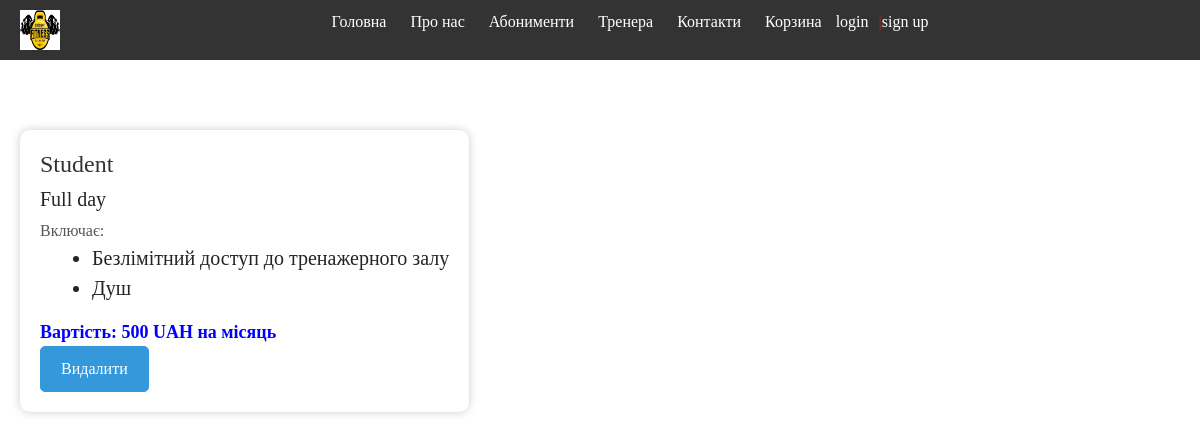
Page /basket/ on the earlier database version.
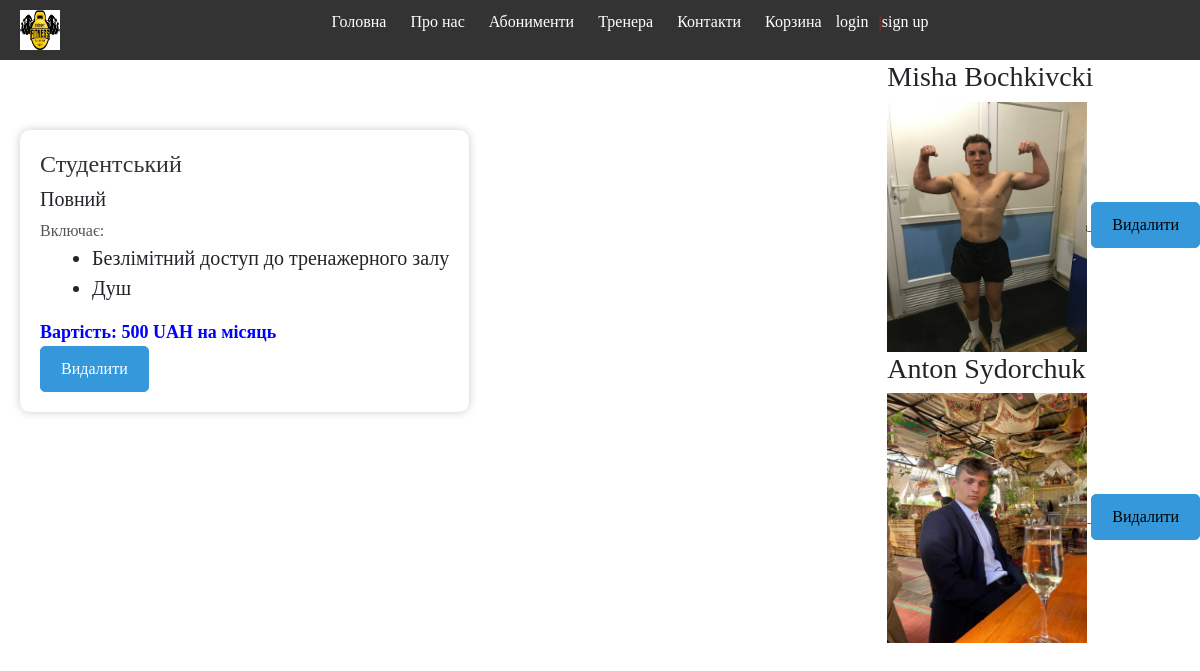
Same page on the later database version.
### store/models.py (models this page shows, shortened)
class BasketTicket(models.Model):
    user = models.ForeignKey(User, on_delete=models.CASCADE)
    ticket = models.ForeignKey(Ticket, on_delete=models.CASCADE)
    quantity = models.PositiveSmallIntegerField(default=0)
    created_timestamp = models.DateTimeField(auto_now_add=True)

class Ticket(models.Model):
    type = models.CharField(max_length=35)
    type_day = models.CharField(max_length=35)
    price = models.CharField(max_length=10)
    class Meta:
        verbose_name = 'Абонемент'
        verbose_name_plural = 'Абонементи'

class BasketCoach(models.Model):
    user = models.ForeignKey(User, on_delete=models.CASCADE)
    coach = models.ForeignKey(Coach, on_delete=models.CASCADE)
    quantity = models.PositiveSmallIntegerField(default=0)
    created_timestamp = models.DateTimeField(auto_now_add=True)

class Coach(models.Model):
    user = models.OneToOneField(User, on_delete=models.CASCADE)
    descriptions = models.TextField()
    image = models.ImageField(upload_to=None)
    price_per_training = models.CharField(max_length=10)
    slug = models.SlugField(unique=True, max_length=50)
    class Meta:
        verbose_name = 'Тренер'
        verbose_name_plural = 'Тренери'

class User(AbstractUser):
    email = models.EmailField(_("email address"), unique=True)
    USERNAME_FIELD = 'email'
    REQUIRED_FIELDS = ['username']

### store/views.py (the view)
# urls.py: path('basket/', BasketView.as_view(), name='basket'),
class BasketView(TemplateView):
    template_name = 'basket/basket.html'
    def get_context_data(self, *, object_list=None, **kwargs):
        context = super().get_context_data(**kwargs)
        context['title'] = 'Корзина'
        context['coach_basket'] = BasketCoach.objects.all()
        context['ticket_basket'] = BasketTicket.objects.all()
        return context

### templates/basket/basket.html
{% extends 'base.html' %}
{% block content %}
    <div class="ticket-basket-container">
        {% for ticket in ticket_basket %}
        <div class="abonement">
            <h1>{{ ticket.ticket.type }}</h1>
            <h5>{{ ticket.ticket.type_day }}</h5>
            <p>Включає:</p>
            <ul>
                <li>Безлімітний доступ до тренажерного залу</li>
                <li>Душ</li>
            </ul>
            <p class="price">Вартість: {{ticket.ticket.price}} UAH на місяць</p>
            <a href="{% url 'basket_remove' ticket.id %}" class="btn-delete-ticket">Видалити</a>
        </div>
    {% endfor %}
    </div>
    <div class="coach-basket-container">
        {% for coach in coach_basket %}
            <h3>{{ coach.coach.user.first_name }} {{ coach.coach.user.last_name }}</h3>
            <a href="#">
                <img class="coach-basket-image" src="{{ coach.coach.image.url }}">
            </a>
            <a href="{% url 'coach_delete' coach.id %}" class="btn-delete-ticket">Видалити</a>
        {% endfor %}
    </div>
{% endblock %}

### templates/base.html (shortened to what this page needs)
<!DOCTYPE html>
{% load static %}
<html lang="en">
<head>
    <link href="https://cdn.jsdelivr.net/npm/bootstrap@5.0.2/dist/css/bootstrap.min.css" rel="stylesheet">
    <link rel="stylesheet" href="{% static 'store/css/style.css' %}">
    <link rel="stylesheet" href="{% static 'store/css/style_coach.css' %}">
    <link rel="stylesheet" href="{% static 'store/css/style_ticket.css' %}">
    <link rel="stylesheet" href="{% static 'store/css/style_profile.css' %}">
    <link rel="stylesheet" href="{% static 'store/css/style_basket.css' %}">
    <link rel="stylesheet" href="{% static 'store/css/style_pay.css' %}">
</head>
<body>
     <header>
        <nav>
            <div class="image-container">
                <a href="{% url 'main' %}">
                    <img src="{% static 'store/img/logo.jpg' %}" class="nav-logo">
                </a>
            </div>
            <div class="main_nav">
                <ul>
                    <li><a href="{% url 'main' %}">Головна</a></li>
                    <li><a href="{% url 'about' %}">Про нас</a></li>
                    <li><a href="{% url 'ticket' %}">Абонименти</a></li>
                    <li><a href="{% url 'coach' %}">Тренера</a></li>
                    <li><a href="{% url 'contact' %}">Контакти</a></li>
                    <li><a href="{% url 'basket' %}">Корзина</a></li>
                    {% if user.is_authenticated %}
                        <li class="li-profile"><a href="{% url 'profile' %}">Профіль</a></li>
                    {% else %}
                        <li class="li-profile"><a href="{% url 'login' %}">login</a></li>|<li class="li-profile"><a href="{% url 'register' %}">sign up</a></li>
                    {% endif %}
                </ul>
            </div>
        </nav>
     </header>
    <main>
        {% block content %}
        {% endblock %}
    </main>
</body>
</html>

### store/static/store/css/style.css (style rules this page uses)
* { margin: 0; padding: 0; box-sizing: border-box; font-family: 'Times New Roman', serif; }
header { background-color: #333; color: #a82a2a; padding: 10px 0; }
nav ul { list-style: none; padding: 0; text-align: center; }
nav ul li { display: inline; margin: 0 10px; }
nav a { text-decoration: none; color: #fff; }
.nav-logo { height: 40px; width:40px; }
.image-container { float:left; margin-left: 20px; }
.li-profile { margin-left: auto; }

### store/static/store/css/style_ticket.css (style rules this page uses)
.abonement { background-color: #fff; border-radius: 10px; box-shadow: 0 0 10px rgba(0, 0, 0, 0.2); margin: 50px auto; padding: 20px; max-width: 1000px; }
h1 { font-size: 24px; color: #333; }
p { font-size: 16px; color: #555; margin: 10px 0; }
ul { list-style-type: disc; margin-left: 20px; }
.price { font-size: 18px; font-weight: bold; color: #00f; }
.abonement > a { text-decoration: none; color: white; }
.btn-delete-ticket { display: inline-block; padding: 10px 20px; background-color: #3498db; color: black; text-decoration: none; border: 1px solid #3498db; border-radius: 5px; font-size: 16px; }

### store/static/store/css/style_basket.css (style rules this page uses)
.ticket-basket-container { display: inline-block; margin: 20px; font-size: 20px; }
.coach-basket-container { display: inline-block; float: right; }
.coach-basket-image { height: 250px; width: 200px; }

### store/static/store/css/style_pay.css (style rules this page uses)
p { margin: 0px; }
::placeholder { font-size: 14px; font-weight: 600; }

Differences in the rows shown:
removed BasketTicket: ticket.type "Student", ticket.type_day "Full day", ticket.price "500"
added BasketTicket: ticket.type "Студентський", ticket.type_day "Повний", ticket.price "500"
added BasketCoach: coach.user.first_name "Misha", coach.user.last_name "Bochkivcki", coach.image (picture)
added BasketCoach: coach.user.first_name "Anton", coach.user.last_name "Sydorchuk", coach.image (picture)
